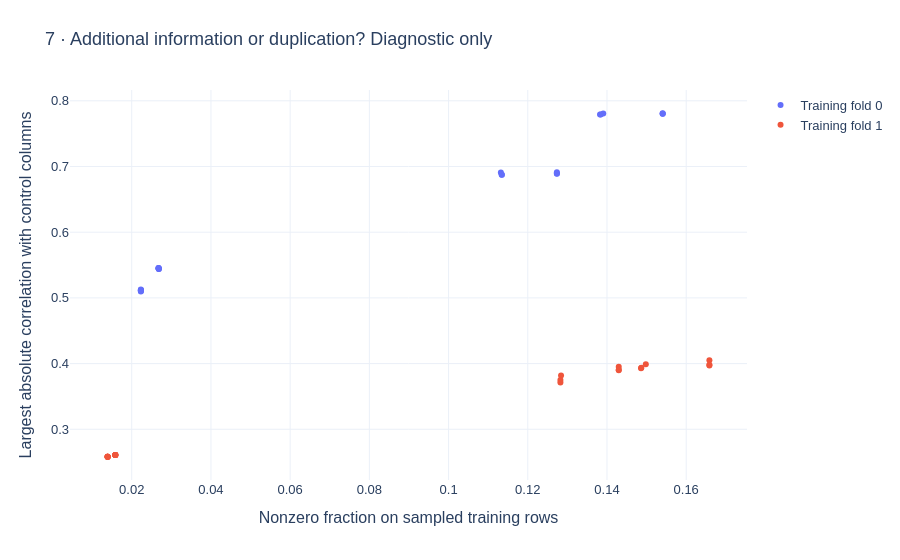

The notebook cell saved with this chart:
### Markdown cell above
## Training-only redundancy

### Code cell
notebook_view.show_chart(7)

### Figure 1 — Plotly figure (JSON) as saved in the notebook; plotly's stock layout.template omitted (floating-point values rounded to 4 significant figures)
{"data": [{"hovertemplate": "%{text}<br>nonzero=%{x:.3f}<br>correlation=%{y:.3f}<extra></extra>", "mode": "markers", "name": "Training fold 0", "text": ["intent_support_symmetric_time_recent_unique_mean_age_log_hours", "intent_support_symmetric_time_recent_unique_strongest_age_log_hours", "intent_support_symmetric_time_pending_cart_mean_age_log_hours", "intent_support_symmetric_time_pending_cart_strongest_age_log_hours", "intent_support_symmetric_cart_recent_unique_mean_age_log_hours", "intent_support_symmetric_cart_recent_unique_strongest_age_log_hours", "intent_support_symmetric_cart_pending_cart_mean_age_log_hours", "intent_support_symmetric_cart_pending_cart_strongest_age_log_hours", "intent_support_symmetric_order_recent_unique_mean_age_log_hours", "intent_support_symmetric_order_recent_unique_strongest_age_log_hours", "intent_support_symmetric_order_pending_cart_mean_age_log_hours", "intent_support_symmetric_order_pending_cart_strongest_age_log_hours", "intent_support_forward_time_recent_unique_mean_age_log_hours", "intent_support_forward_time_recent_unique_strongest_age_log_hours", "intent_support_forward_time_pending_cart_mean_age_log_hours", "intent_support_forward_time_pending_cart_strongest_age_log_hours", "intent_support_forward_cart_recent_unique_mean_age_log_hours", "intent_support_forward_cart_recent_unique_strongest_age_log_hours", "intent_support_forward_cart_pending_cart_mean_age_log_hours", "intent_support_forward_cart_pending_cart_strongest_age_log_hours", "intent_support_forward_order_recent_unique_mean_age_log_hours", "intent_support_forward_order_recent_unique_strongest_age_log_hours", "intent_support_forward_order_pending_cart_mean_age_log_hours", "intent_support_forward_order_pending_cart_strongest_age_log_hours"], "type": "scatter", "x": [0.1541, 0.1391, 0.02684, 0.02676, 0.1541, 0.1384, 0.02684, 0.02676, 0.1541, 0.1382, 0.02684, 0.02676, 0.1273, 0.1132, 0.0223, 0.0223, 0.1273, 0.1134, 0.0223, 0.0223, 0.1273, 0.1135, 0.0223, 0.0223], "y": [0.7811, 0.7806, 0.5438, 0.5456, 0.7805, 0.7792, 0.5441, 0.5452, 0.7802, 0.7792, 0.5451, 0.5452, 0.6914, 0.6907, 0.5117, 0.512, 0.6895, 0.6875, 0.5114, 0.5126, 0.6891, 0.6875, 0.5106, 0.5099]}, {"hovertemplate": "%{text}<br>nonzero=%{x:.3f}<br>correlation=%{y:.3f}<extra></extra>", "mode": "markers", "name": "Training fold 1", "text": ["intent_support_symmetric_time_recent_unique_mean_age_log_hours", "intent_support_symmetric_time_recent_unique_strongest_age_log_hours", "intent_support_symmetric_time_pending_cart_mean_age_log_hours", "intent_support_symmetric_time_pending_cart_strongest_age_log_hours", "intent_support_symmetric_cart_recent_unique_mean_age_log_hours", "intent_support_symmetric_cart_recent_unique_strongest_age_log_hours", "intent_support_symmetric_cart_pending_cart_mean_age_log_hours", "intent_support_symmetric_cart_pending_cart_strongest_age_log_hours", "intent_support_symmetric_order_recent_unique_mean_age_log_hours", "intent_support_symmetric_order_recent_unique_strongest_age_log_hours", "intent_support_symmetric_order_pending_cart_mean_age_log_hours", "intent_support_symmetric_order_pending_cart_strongest_age_log_hours", "intent_support_forward_time_recent_unique_mean_age_log_hours", "intent_support_forward_time_recent_unique_strongest_age_log_hours", "intent_support_forward_time_pending_cart_mean_age_log_hours", "intent_support_forward_time_pending_cart_strongest_age_log_hours", "intent_support_forward_cart_recent_unique_mean_age_log_hours", "intent_support_forward_cart_recent_unique_strongest_age_log_hours", "intent_support_forward_cart_pending_cart_mean_age_log_hours", "intent_support_forward_cart_pending_cart_strongest_age_log_hours", "intent_support_forward_order_recent_unique_mean_age_log_hours", "intent_support_forward_order_recent_unique_strongest_age_log_hours", "intent_support_forward_order_pending_cart_mean_age_log_hours", "intent_support_forward_order_pending_cart_strongest_age_log_hours"], "type": "scatter", "x": [0.1659, 0.1498, 0.01586, 0.01586, 0.1659, 0.1487, 0.01586, 0.01586, 0.1659, 0.1486, 0.01586, 0.01586, 0.143, 0.1284, 0.01391, 0.01391, 0.143, 0.1282, 0.01391, 0.01391, 0.143, 0.1282, 0.01391, 0.01391], "y": [0.4051, 0.3989, 0.261, 0.261, 0.3982, 0.3935, 0.261, 0.261, 0.3973, 0.3928, 0.261, 0.261, 0.3952, 0.3817, 0.2582, 0.2582, 0.3906, 0.3749, 0.2582, 0.2582, 0.3899, 0.3713, 0.2582, 0.2582]}], "layout": {"font": {"family": "Arial", "size": 13}, "margin": {"b": 80, "l": 70, "r": 35, "t": 90}, "title": {"text": "7 · Additional information or duplication? Diagnostic only"}, "xaxis": {"title": {"text": "Nonzero fraction on sampled training rows"}}, "yaxis": {"title": {"text": "Largest absolute correlation with control columns"}}}}
